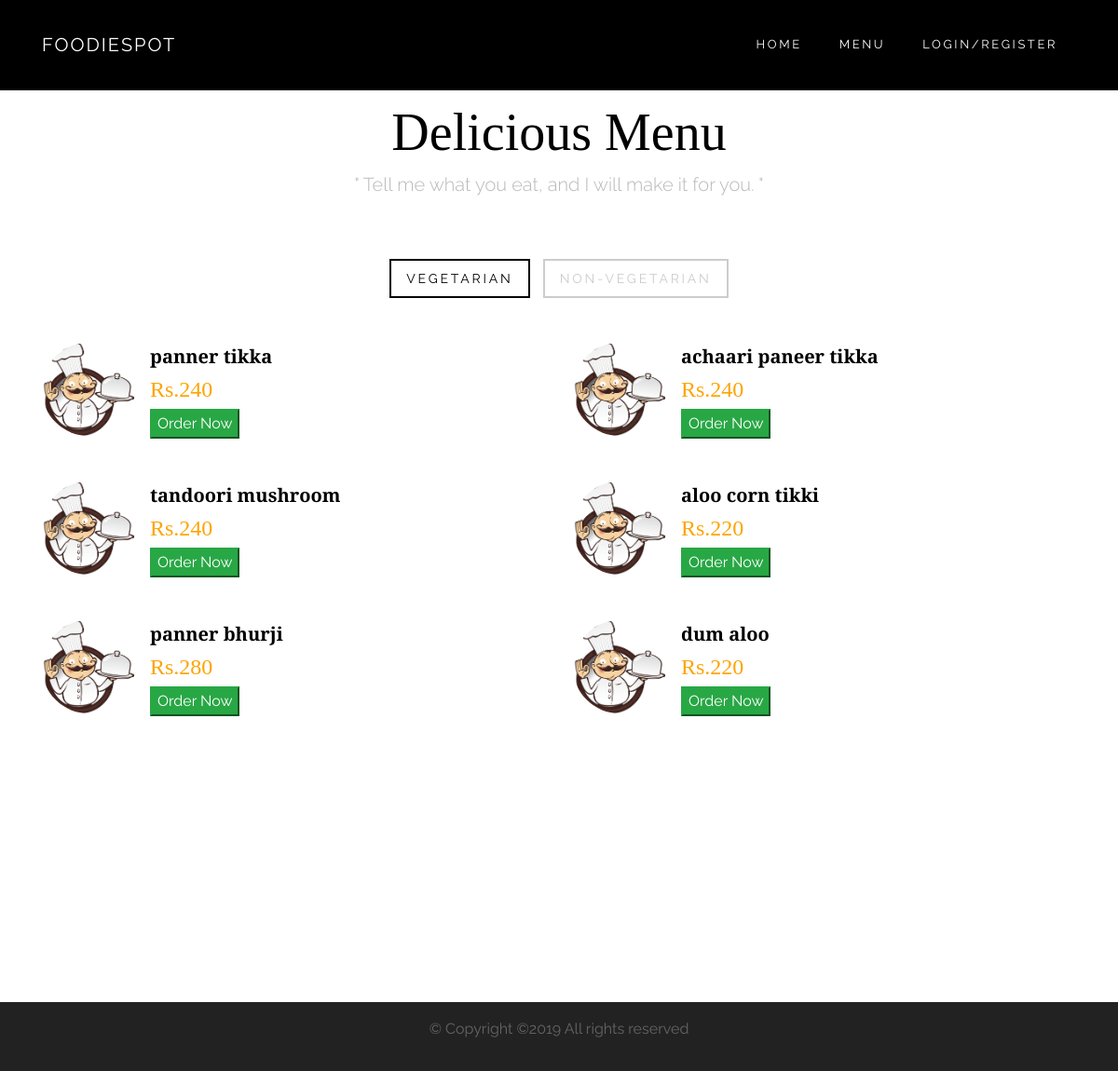
Page /menu.php on the committed database.
### tables this page shows
CREATE TABLE `menu` (
  `menu_id` int(50) NOT NULL,
  `menu_name` varchar(255) NOT NULL,
  `menu_type` varchar(255) NOT NULL,
  `price` decimal(50,0) NOT NULL
);

### menu.php (the view, shortened to what this page needs)
<?php
    include("db.php");
?>
<html>
<head>
    <link rel="stylesheet" href="css/bootstrap.min.css">
    <link rel="stylesheet" href="css/open-iconic-bootstrap.min.css">
    <link rel="stylesheet" href="css/animate.css">
    <link rel="stylesheet" href="css/owl.carousel.min.css">
    <link rel="stylesheet" href="css/owl.theme.default.min.css">
    <link rel="stylesheet" href="css/magnific-popup.css">
    <link rel="stylesheet" href="css/bootstrap-datepicker.css">
    <link rel="stylesheet" href="css/jquery.timepicker.css">
    <link rel="stylesheet" href="css/style.css">
</head>
<body>
    <?php include("navbar.php");?>
    <section class="site-section" id="section-menu">
      <div class="container">
        <div class="row">
          <div class="col-md-12 text-center mb-5 site-animate">
            <h2 class="display-4">Delicious Menu</h2>
            <div class="row justify-content-center">
              <div class="col-md-7">
                <p class="lead">" Tell me what you eat, and I will make it for you. "</p>
              </div>
            </div>
          </div>
          <div class="col-md-12 text-center">
            <ul class="nav site-tab-nav nav-pills mb-5" id="pills-tab" role="tablist">
              <li class="nav-item site-animate">
                <a class="nav-link active" id="pills-breakfast-tab" data-toggle="pill" href="#pills-breakfast" role="tab" aria-controls="pills-breakfast" aria-selected="true">Vegetarian</a>
              </li>
              <li class="nav-item site-animate">
                <a class="nav-link" id="pills-lunch-tab" data-toggle="pill" href="#pills-lunch" role="tab" aria-controls="pills-lunch" aria-selected="false">Non-Vegetarian</a>
              </li>
            </ul>
            <div class="tab-content text-left">
              <div class="tab-pane fade show active" id="pills-breakfast" role="tabpanel" aria-labelledby="pills-breakfast-tab">
                <div class="row">
                      <?php
                          $sql=" select * FROM menu";
                          $result=$con->query($sql);
                         while($row=$result->fetch_assoc()){
                            $menu_name=$row['menu_name'];
                            $menu_type=$row['menu_type'];
                            $price=$row['price'];
                         if($menu_type == "veg"){
                                echo"
                                <div class='col-md-6 site-animate'>
                                <div class='media menu-item'>
                                <img class='mr-3' src='image/menu.png' class='img-fluid' alt='image'>
                                <div class='media-body'>
                                <h5 class='mt-0'>".$menu_name."</h5>";
                                echo"<h6 class='text-primary menu-price'>Rs.".$price."</h6>
                                <form method='get' action='menu.php'>
                                  <input type='hidden' name='item_name' value='".$menu_name."'/>
                                  <input type='hidden' name='price' value='".$price."'/>
                                  <button input='submit' name='submit' class='btn-primary btn-success' style='color:white;'>Order Now</button>
                                </form>
                                </div>
                                </div>
                                </div>
                                ";
                        }
                      }
                        ?>
                </div>
              </div>
            </div>
          </div>
        </div>
      </div>
    </section>
    <?php include("footer.php");?>
</body>
</html>

### navbar.php (shortened to what this page needs)
<nav class="navbar navbar-expand-lg navbar-dark site_navbar bg-dark site-navbar-light" id="site-navbar">
      <div class="container">
        <a class="navbar-brand" href="index.php">FoodieSpot</a>
        <div class="collapse navbar-collapse" id="site-nav">
          <ul class="navbar-nav ml-auto">
            <li class="nav-item active"><a href="index.php" class="nav-link">Home</a></li>
            <li class="nav-item active"><a href="menu.php" class="nav-link">Menu</a></li>
            <?php
                if(isset($_SESSION['Username'])){
                    if($_SESSION['type']=="admin"){
                        print'
                        <li class="nav-item active"><a href="vieworder.php" class="nav-link">View Orders</a></li>
                        <li class="nav-item active"><a href="addmenu.php" class="nav-link">Add Menu</a></li>
                        <li class="nav-item active"><a href="signout.php" class="nav-link">'.$_SESSION['name'].' / signout</a></li>
                        ';
                    }
                    elseif($_SESSION['type']=="customer"){
                     print'
                      <li class="nav-item active"><a href="order.php" class="nav-link">Order</a></li>
                      <li class="nav-item active"><a href="signout.php" class="nav-link">'.$_SESSION['name'].' / signout</a></li>
                      ';
                    }
                }
                else{
                  print'<li class="nav-item active"><a href="login.php" class="nav-link">Login/Register</a></li>';
                }
            ?>
          </ul>
        </div>
      </div>
    </nav>

### footer.php
<footer class="site-footer site-bg-dark " style="padding: 1em 0em;">
      <div class="container">
         <div class="col-md-12 text-center">
            <p>&copy;
Copyright &copy;<script>document.write(new Date().getFullYear());</script> All rights reserved </a>
</p>
        </div>
      </div>
    </footer>

### css/style.css (style rules this page uses)
html { overflow-x: hidden; }
body { font-family: "Raleway", sans-serif; background: #fff; font-size: 16px; line-height: 1.6; color: #b8b8b8; }
a { -webkit-transition: .3s all ease; -o-transition: .3s all ease; transition: .3s all ease; color: #FDA403; }
h1, h2, h3, h4, h5, .h1, .h2, .h3, .h4, .h5 { line-height: 1.45; color: #000; font-family: "Playfair Display", serif; font-weight: bold; }
.text-primary { color: #FDA403 !important; }
.site-navbar-light { position: absolute; left: 0; right: 0; z-index: 3; }
.site-navbar-light .navbar-nav > .nav-item > .nav-link { font-size: 13px; text-transform: uppercase; letter-spacing: .2em; padding-top: 30px; padding-bottom: 30px; padding-left: 20px; padding-right: 20px; }
.navbar-brand { text-transform: uppercase; letter-spacing: .1em; }
.menu-item { margin-bottom: 30px; }
.menu-item img { width: 100px; border-radius: 50%; }
.menu-item .menu-price { font-family: "Playfair Display", serif; font-size: 24px; }
.site-tab-nav { padding: 0; margin: 0; display: inline-block !important; }
.site-tab-nav li { padding: 0; margin: 0 5px; display: inline-block !important; }
.site-tab-nav li a { text-transform: uppercase; font-size: 14px; letter-spacing: .2em; color: #ccc; border: 2px solid #ccc; border-radius: 0 !important; }
.site-tab-nav li a.active { background: none !important; color: black !important; border: 2px solid #000; }
.site-animate { opacity: 0; visibility: hidden; }
.site-section { padding: 7em 0; }
.site-bg-dark { background: #222; }
.site-footer { font-size: 16px; }
.site-footer p { color: rgba(255, 255, 255, 0.3); }

### menu.php (style rules this page uses)
.site-navbar-light { background: black !important; }

### rows in the picture
menu: menu_name "panner tikka", price "240"
menu: menu_name "achaari paneer tikka", price "240"
menu: menu_name "tandoori mushroom", price "240"
menu: menu_name "aloo corn tikki", price "220"
menu: menu_name "panner bhurji", price "280"
menu: menu_name "dum aloo", price "220"
